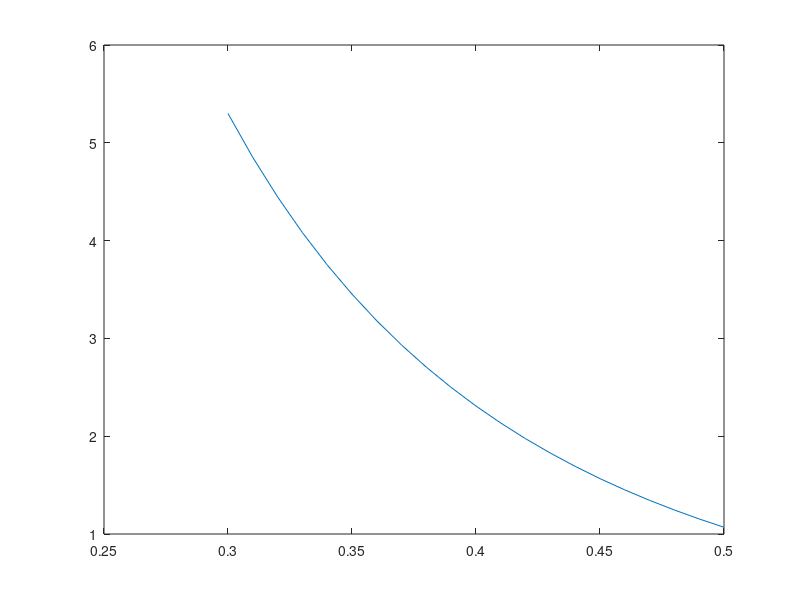

MATLAB code to generate this figure:
b = 0.3:0.01:0.5;
flD = ones(1,21);
for i = 1:21
flD(i) = ((1-b(i)^2)/(1.4*b(i)^2) + (2.4/2.8)*log((2.4*b(i)^2)/(2+0.4*b(i)^2)));
end
plot(b,flD);
